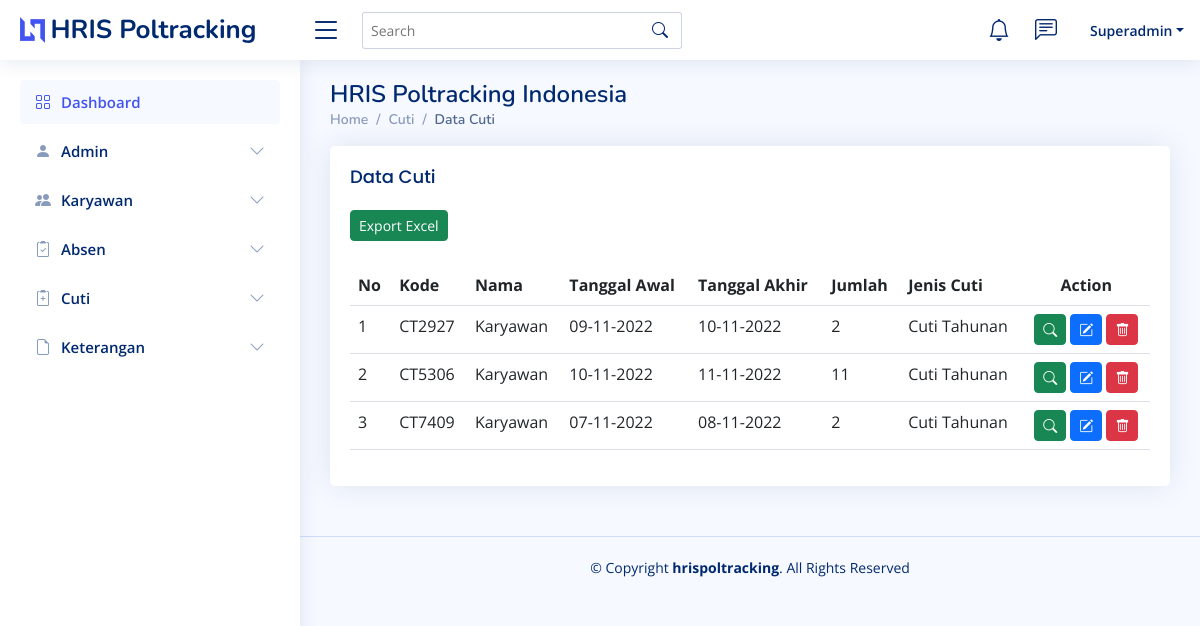
Page /admin/datacuti.php (signed in) on the earlier database version.
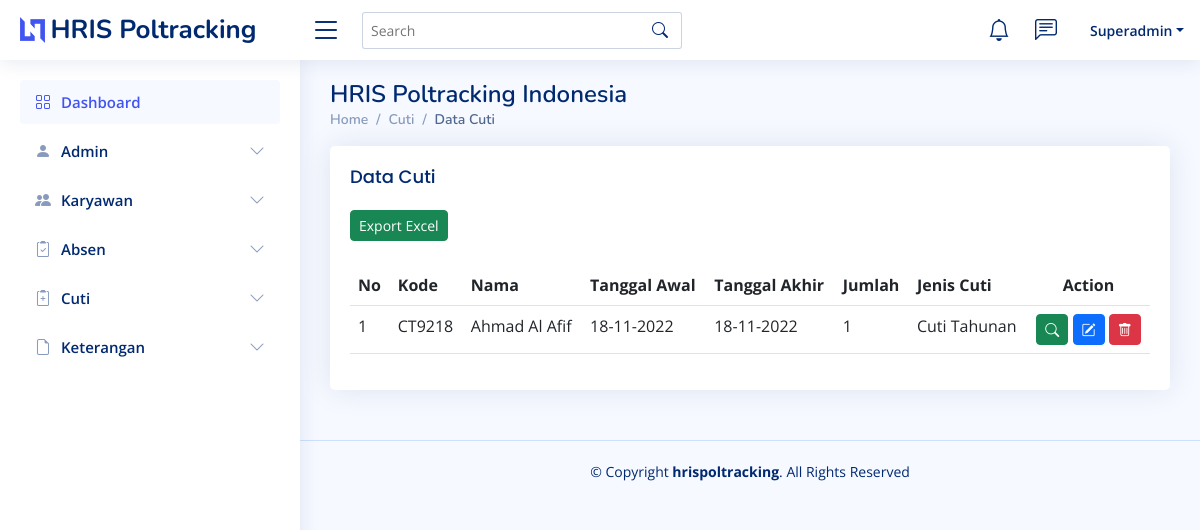
Same page on the later database version.
### tables this page shows
CREATE TABLE `tb_cuti` (
  `kode` varchar(10) NOT NULL,
  `nama` text NOT NULL,
  `tanggal_awal` date NOT NULL,
  `tanggal_akhir` date NOT NULL,
  `jumlah` varchar(10) NOT NULL,
  `jenis_cuti` varchar(50) NOT NULL,
  `ket` varchar(50) NOT NULL,
  `jam_masuk` varchar(10) NOT NULL,
  `tanggal` varchar(10) NOT NULL
);

### admin/datacuti.php (the view, shortened to what this page needs)
<?php include "session.php"; ?>
<!DOCTYPE html>
<html lang="en">
<head>
  <link href="assets/vendor/bootstrap/css/bootstrap.min.css" rel="stylesheet">
  <link href="assets/vendor/bootstrap-icons/bootstrap-icons.css" rel="stylesheet">
  <link href="assets/vendor/boxicons/css/boxicons.min.css" rel="stylesheet">
  <link href="assets/vendor/quill/quill.snow.css" rel="stylesheet">
  <link href="assets/vendor/quill/quill.bubble.css" rel="stylesheet">
  <link href="assets/vendor/remixicon/remixicon.css" rel="stylesheet">
  <link href="assets/vendor/simple-datatables/style.css" rel="stylesheet">
  <link href="assets/css/stylecss.css" rel="stylesheet">
</head>
<body>
  <?php include "header.php"; ?>
  <?php include "menu.php"; ?>
  <main id="main" class="main">
    <div class="pagetitle">
      <h1>HRIS Poltracking Indonesia</h1>
      <nav>
        <ol class="breadcrumb">
          <li class="breadcrumb-item"><a href="index.php">Home</a></li>
          <li class="breadcrumb-item">Cuti</li>
          <li class="breadcrumb-item active">Data Cuti</li>
        </ol>
      </nav>
    </div>
    <section class="section">
      <div class="row">
        <div class="col-lg-20">
          <div class="card">
            <div class="card-body">
              <h5 class="card-title">Data Cuti</h5>
              <a href="cuti_exportxls.php" class="btn btn-sm btn-success"><i class="fa fa-file"></i> Export Excel</a><br/><br />
              <table id="lookup" class="table table-hover">
                <thead>
                  <tr>
                  <th>No</th>
                    <th>Kode</th>
                    <th>Nama</th>
                    <th>Tanggal Awal</th>
                    <th>Tanggal Akhir</th>
                    <th>Jumlah</th>
                    <th>Jenis Cuti</th>
                    <th class="text-center"> Action </th>
                  </tr>
                </thead>
                <tbody>
                  <?php
                      $no = 1;
                      $query = mysqli_query($koneksi,"SELECT * FROM tb_cuti ORDER BY tanggal DESC");
                      while($row = mysqli_fetch_array($query)){
                  ?>
                  <tr>
                    <td><?php echo $no++ ?></td>
                    <td><?php echo $row['kode'] ?></td>
                    <td><?php echo $row['nama'] ?></td>
                    <td><?php echo date('d-m-Y', strtotime ($row['tanggal_awal'])) ?></td>
                    <td><?php echo date('d-m-Y', strtotime ($row['tanggal_akhir'])) ?></td>
                    <td><?php echo $row['jumlah'] ?></td>
                    <td><?php echo $row['jenis_cuti']?></td>
                    <td class="text-center">
                      <a href="detail-cuti.php?id=<?php echo $row['kode'] ?>" data-toggle="tooltip" title="profile-overview" class="btn btn-sm btn-success"> <i class="bi bi-search"></i> </a>
                      <a href="edit-cuti.php?id=<?php echo $row['kode'] ?>" data-toggle="tooltip" title="profile-edit" class="btn btn-sm btn-primary"> <i class="bi bi-pencil-square"></i> </a>
                      <a href="hapuscuti.php?id=<?php echo $row['kode'] ?>" onclick="return confirm(\'Anda yakin akan menghapus data?/')" class="btn btn-sm btn-danger"> <i class="bi bi-trash"></i> </a>
                      </td>
                    </tr>
                    <?php } ?>
                  </tbody>
              </table>
            </div>
          </div>
        </div>
      </div>
    </section>
  </main>
  <?php include "footer.php"; ?>
</body>
</html>

Differences in the rows shown:
removed tb_cuti: kode "CT2927", nama "Karyawan", tanggal_awal "09-11-2022", tanggal_akhir "10-11-2022", jumlah "2", jenis_cuti "Cuti Tahunan"
removed tb_cuti: kode "CT5306", nama "Karyawan", tanggal_awal "10-11-2022", tanggal_akhir "11-11-2022", jumlah "11", jenis_cuti "Cuti Tahunan"
removed tb_cuti: kode "CT7409", nama "Karyawan", tanggal_awal "07-11-2022", tanggal_akhir "08-11-2022", jumlah "2", jenis_cuti "Cuti Tahunan"
added tb_cuti: kode "CT9218", nama "Ahmad Al Afif", tanggal_awal "18-11-2022", tanggal_akhir "18-11-2022", jumlah "1", jenis_cuti "Cuti Tahunan"
